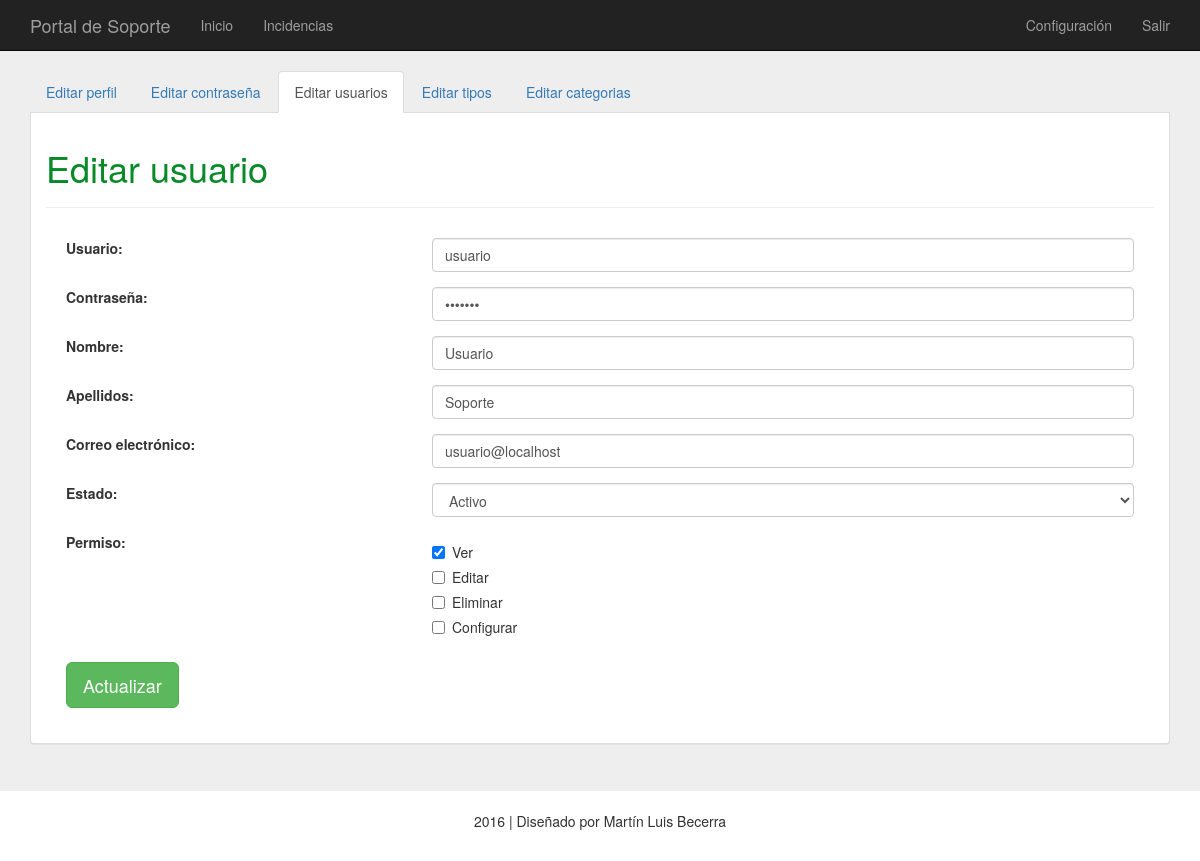
Page /proyecto/configuracion/index.php?opcion=editarUsuario&id=3 (signed in) on the committed database.
### tables this page shows
CREATE TABLE `opciones` (
  `id` int(11) NOT NULL,
  `opcion` varchar(255) NOT NULL,
  `titulo` varchar(255) NOT NULL,
  `menu` int(11) NOT NULL,
  PRIMARY KEY (`id`,`opcion`),
  CONSTRAINT `idSeccion` FOREIGN KEY (`id`) REFERENCES `secciones` (`id`)
);

CREATE TABLE `usuarios` (
  `id` int(11) NOT NULL AUTO_INCREMENT,
  `usuario` varchar(255) NOT NULL,
  `contrasena` varchar(255) NOT NULL,
  `nombre` varchar(255) NOT NULL,
  `apellidos` varchar(255) NOT NULL,
  `correoelectronico` mediumtext NOT NULL,
  `estado` int(11) NOT NULL,
  PRIMARY KEY (`id`,`usuario`),
  UNIQUE KEY `usuario` (`usuario`)
);

CREATE TABLE `permisos` (
  `id` int(11) NOT NULL,
  `ver` int(11) NOT NULL,
  `editar` int(11) NOT NULL,
  `eliminar` int(11) NOT NULL,
  `mostrar` int(11) NOT NULL,
  `configurar` int(11) NOT NULL,
  PRIMARY KEY (`id`),
  UNIQUE KEY `id` (`id`),
  KEY `idUsuarioPermiso` (`id`)
);

### proyecto/conf/permiso.php (called while the page is built, shortened)
<?php
	if(isset($_SESSION['id'])){
		$id = $_SESSION['id'];
		$sql = "SELECT * FROM permisos WHERE id=:id";
		$resultado = $conn->prepare($sql);
		$resultado->bindValue(':id', $id);
		$resultado->execute();
		$registro = $resultado->fetch();
		if ($registro) {
			$configurar = $registro['configurar'];
		}
	}
?>

### proyecto/conf/seccion.php (called while the page is built, shortened)
<?php
	$seccion = basename(parse_url(getcwd(), PHP_URL_PATH));
	$sql = "SELECT * FROM secciones WHERE seccion=:seccion";
	$resultado = $conn->prepare($sql);
	$resultado->bindValue(':seccion', $seccion);
	$resultado->execute();
	$registro = $resultado->fetch();
	if ($registro) {
		$id = $registro['id'];
		if(isset($_GET['opcion'])){
			$sql = "SELECT * FROM opciones WHERE id=:id and opcion=:opcion";
			$resultado = $conn->prepare($sql);
			$resultado->bindValue(':id', $id);
			$resultado->bindValue(':opcion', $_GET['opcion']);
			$resultado->execute();
			$registro = $resultado->fetch();
			if ($registro) {
				$titulo_principal = $registro['titulo'];
				$contenido = $registro['opcion'];
			}
		}
	}
?>

### proyecto/configuracion/bd/editarUsuario.php (called while the page is built, shortened)
<?php
	require('../conf/conexion.php');
	if ($_SERVER["REQUEST_METHOD"] == "POST") {
		$id					= htmlentities(addslashes($_GET['id']));
		$usuario		   	= htmlentities(addslashes($_POST['usuario']));
		$nombre				= htmlentities(addslashes($_POST['nombre']));
		$apellidos			= htmlentities(addslashes($_POST['apellidos']));
		$correoelectronico	= htmlentities(addslashes($_POST['correoelectronico']));
		$estado				= htmlentities(addslashes($_POST['estado']));
		$contraseña			= htmlentities(addslashes($_POST['contrasena']));
		$contrasena = md5($nuevaContrasena);
		$sql = "UPDATE usuarios SET usuario=:usuario, nombre=:nombre, apellidos=:apellidos, correoelectronico=:correoelectronico, estado=:estado, contrasena=:contrasena WHERE id=:id";
		$resultado = $conn->prepare($sql);
		$resultado->bindParam(':id', $id);
		$resultado->bindParam(':usuario', $usuario);
		$resultado->bindParam(':nombre', $nombre);
		$resultado->bindParam(':apellidos', $apellidos);
		$resultado->bindParam(':correoelectronico', $correoelectronico);
		$resultado->bindParam(':estado', $estado);
		$resultado->bindParam(':contrasena', $contrasena);
		if($resultado->execute()){
			foreach($_POST['permisos'] as $valor)
			{
				if($valor == 'ver') { $verValor = 1; }
				if($valor == 'editar') { $editarValor = 1; }
				if($valor == 'eliminar') { $eliminarValor = 1; }
				if($valor == 'configurar') { $configurarValor = 1; }
			}
			$sql = "UPDATE permisos SET ver=:ver, editar=:editar, eliminar=:eliminar, configurar=:configurar WHERE id=:id";
			$resultado = $conn->prepare($sql);
			$resultado->bindParam(':id', $id);
			$resultado->bindParam(':ver', $verValor);
			$resultado->bindParam(':editar', $editarValor);
			$resultado->bindParam(':eliminar', $eliminarValor);
			$resultado->bindParam(':configurar', $configurarValor);
			if ($resultado->execute()) {
				$sql = "SELECT * FROM permisos WHERE id=:id";
				$resultadopermisos = $conn->prepare($sql);
				$resultadopermisos->bindValue(':id', $id);
				$resultadopermisos->execute();
				$registropermisos = $resultadopermisos->fetch();
				$_SESSION['aviso'] = '<p class="correcto">Ya modificado usuario.</p>';
				header('location: /proyecto/configuracion/index.php?opcion=usuarios');
			}
		}
	} else {
		$id	= htmlentities(addslashes($_GET['id']));
		$sql = "SELECT * FROM usuarios WHERE id=:id";
		$resultado = $conn->prepare($sql);
		$resultado->bindValue(':id', $id);
		$resultado->execute();
		$registro = $resultado->fetch();
		if ($registro) {
			$usuario 			= $registro['usuario'];
			$nombre 			= $registro['nombre'];
			$apellidos 			= $registro['apellidos'];
			$correoelectronico	= $registro['correoelectronico'];
			$estado				= $registro['estado'];
			$sql = "SELECT * FROM permisos WHERE id=:id";
			$resultadopermisos = $conn->prepare($sql);
			$resultadopermisos->bindValue(':id', $id);
			$resultadopermisos->execute();
			$registropermisos = $resultadopermisos->fetch();
		}
	}
?>

### proyecto/conf/conexion.php (called while the page is built, shortened)
<?php
	$contrasena = "abc123.";
?>

### proyecto/configuracion/mod/editarUsuario.php (the view, shortened to what this page needs)
<?php if($configurar == 1): ?>
	<div class="container">
		<div class="panel panel-default configuracion">
			<div class="panel-body">
				<div class="titulo">
					<h1><?php echo $titulo_principal ?></h1>
				</div>
				<form name="formulario" method="post" action="<?php echo htmlspecialchars($_SERVER["PHP_SELF"]."?opcion={$contenido}&id={$id}"); ?>">
					<fieldset>
					<div class="form-group row">
						<label for="usuario" class="col-sm-4 col-form-label" required><b>Usuario:</b></label>
						<div class="col-sm-8">
							<input type="text" class="form-control" id="usuario" name="usuario" placeholder="Usuario" value="<?php echo $usuario;; ?>" required>
						</div>
					</div>
					<div class="form-group row">
						<label for="contrasena" class="col-sm-4 col-form-label" required><b>Contraseña:</b></label>
						<div class="col-sm-8">
							<input type="password" class="form-control" id="contrasena" name="contrasena" placeholder="Contraseña" value="<?php echo $contrasena; ?>" required>
						</div>
					</div>
					<div class="form-group row">
						<label for="nombre" class="col-sm-4 col-form-label" required><b>Nombre:</b></label>
						<div class="col-sm-8">
							<input type="text" class="form-control" id="nombre" name="nombre" placeholder="Nombre" value="<?php echo $nombre; ?>" required>
						</div>
					</div>
					<div class="form-group row">
						<label for="apellidos" class="col-sm-4 col-form-label" required><b>Apellidos:</b></label>
						<div class="col-sm-8">
							<input type="text" class="form-control" id="apellidos" name="apellidos" placeholder="Apellidos" value="<?php echo $apellidos; ?>" required>
						</div>
					</div>
					<div class="form-group row">
						<label for="correoelectronico" class="col-sm-4 col-form-label" required><b>Correo electrónico:</b></label>
						<div class="col-sm-8">
							<input type="email" class="form-control" id="correoelectronico" name="correoelectronico" placeholder="Correo electrónico" value="<?php echo $correoelectronico; ?>" required>
						</div>
					</div>
					<div class="form-group row">
						<label for="estado" class="col-sm-4 col-form-label"><b>Estado:</b></label>
						<div class="col-sm-8">
							<select class="form-control" id="estado" name="estado" required>
								<option value="1" <?php if($estado == 1) echo "selected"; ?>>Activo</option>
							</select>
						</div>
					</div>
					<div class="form-group row">
						<label for="permiso" class="col-sm-4 col-form-label"><b>Permiso:</b></label>
						<div class="col-sm-8">
							<div class="checkbox">
							  <label>
								<input type="checkbox" id="permisos[]" name="permisos[]" value="ver" <?php if($registropermisos['ver'] == 1) { echo 'checked="checked"'; } ?>>
								Ver
							  </label>
							</div>
							<div class="checkbox">
							  <label>
								<input type="checkbox" id="permisos[]" name="permisos[]" value="editar" <?php if($registropermisos['editar'] == 1) { echo 'checked="checked"'; } ?>>
								Editar
							  </label>
							</div>
							<div class="checkbox">
							  <label>
								<input type="checkbox" id="permisos[]" name="permisos[]" value="eliminar" <?php if($registropermisos['eliminar'] == 1) { echo 'checked="checked"'; } ?>>
								Eliminar
							  </label>
							</div>
							<div class="checkbox">
							  <label>
								<input type="checkbox" id="permisos[]" name="permisos[]" value="configurar" <?php if($registropermisos['configurar'] == 1) { echo 'checked="checked"'; } ?>>
								Configurar
							  </label>
							</div>
						</div>
					</div>
					<button type="submit" id="actualizar" class="btn btn-lg btn-success">Actualizar</button>
					</fieldset>
				</form>
			</div>
		</div>
	</div>
<?php else: header('location: error.php');  endif; ?>

### proyecto/css/general.css (style rules this page uses)
html { position: relative; min-height: 100%; }
body { background-color: #EEEEEE; margin-bottom: 60px; }
.titulo { color: #088A29; margin-bottom: 20px; padding-bottom: 9px; border-bottom: 1px solid #EEEEEE; }
.configuracion { border: 1px solid #ddd; border-top: 0px; border-radius: 0px 0px 4px 4px; }
.panel { margin-bottom: 5%; }

### proyecto/css/configuracion.css (style rules this page uses)
fieldset { padding: 10px; margin: 10px; }
button { left:0px; }

### rows in the picture
opciones: titulo "Editar usuario"
usuarios: usuario "usuario", nombre "Usuario", apellidos "Soporte", correoelectronico "usuario@localhost", estado "Activo"
permisos: ver "☑"
